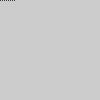
Frame 1 (no input)
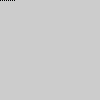
Frame 60 (the mouse pressed at the canvas centre just before this capture)
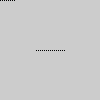
Frame 120 (the mouse held since frame 60 and released just before this capture)

The Processing sketch that drew these frames (run headless with seeded random() and noise(); from frame 60 on, the mouse is pressed at the canvas centre):

// Processing sketch: Ex_06
// ── Ex_06.pde
void setup() {
  size(100, 100);
}

void draw() {
  for (int i = -14; i <= 14; i += 2) {
    point(mouseX+i, mouseY);
  }
}
